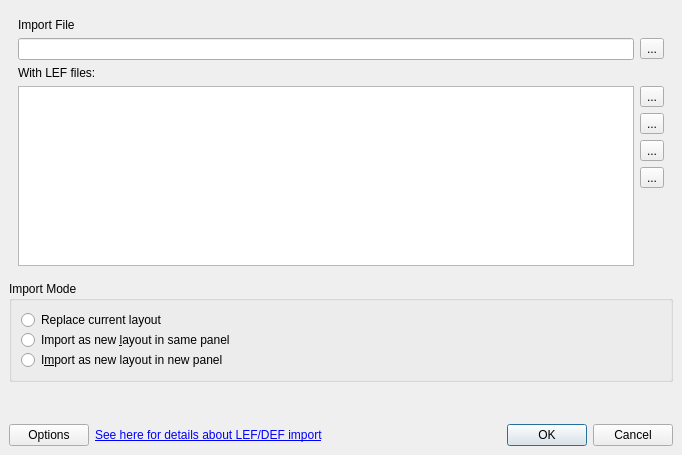
<?xml version="1.0" encoding="UTF-8"?>
<ui version="4.0">
 <class>LEFDEFImportOptionsDialog</class>
 <widget class="QDialog" name="LEFDEFImportOptionsDialog">
  <property name="geometry">
   <rect>
    <x>0</x>
    <y>0</y>
    <width>682</width>
    <height>455</height>
   </rect>
  </property>
  <property name="windowTitle">
   <string>LEF Import Options</string>
  </property>
  <layout class="QGridLayout">
   <property name="leftMargin">
    <number>9</number>
   </property>
   <property name="topMargin">
    <number>9</number>
   </property>
   <property name="rightMargin">
    <number>9</number>
   </property>
   <property name="bottomMargin">
    <number>9</number>
   </property>
   <property name="spacing">
    <number>6</number>
   </property>
   <item row="4" column="0">
    <widget class="QPushButton" name="reader_options_pb">
     <property name="text">
      <string>Options</string>
     </property>
    </widget>
   </item>
   <item row="4" column="2">
    <widget class="QDialogButtonBox" name="buttonBox">
     <property name="orientation">
      <enum>Qt::Horizontal</enum>
     </property>
     <property name="standardButtons">
      <set>QDialogButtonBox::Cancel|QDialogButtonBox::Ok</set>
     </property>
    </widget>
   </item>
   <item row="2" column="0" colspan="2">
    <spacer>
     <property name="orientation">
      <enum>Qt::Vertical</enum>
     </property>
     <property name="sizeHint" stdset="0">
      <size>
       <width>100</width>
       <height>71</height>
      </size>
     </property>
    </spacer>
   </item>
   <item row="4" column="1">
    <widget class="QLabel" name="help_label">
     <property name="sizePolicy">
      <sizepolicy hsizetype="Preferred" vsizetype="Preferred">
       <horstretch>1</horstretch>
       <verstretch>0</verstretch>
      </sizepolicy>
     </property>
     <property name="text">
      <string>&lt;html&gt;&lt;body&gt;&lt;a href=&quot;int:/about/lef_def_import.xml&quot;&gt;See here for details about LEF/DEF import&lt;/a&gt;&lt;/body&gt;&lt;/html&gt;</string>
     </property>
    </widget>
   </item>
   <item row="1" column="0" colspan="3">
    <widget class="QGroupBox" name="groupBox">
     <property name="title">
      <string>Import Mode</string>
     </property>
     <property name="flat">
      <bool>true</bool>
     </property>
     <layout class="QVBoxLayout">
      <property name="spacing">
       <number>0</number>
      </property>
      <property name="leftMargin">
       <number>9</number>
      </property>
      <property name="topMargin">
       <number>9</number>
      </property>
      <property name="rightMargin">
       <number>9</number>
      </property>
      <property name="bottomMargin">
       <number>9</number>
      </property>
      <item>
       <widget class="QRadioButton" name="replace_rb">
        <property name="text">
         <string>Replace current layout</string>
        </property>
       </widget>
      </item>
      <item>
       <widget class="QRadioButton" name="import_same_panel_rb">
        <property name="text">
         <string>Import as new &amp;layout in same panel</string>
        </property>
       </widget>
      </item>
      <item>
       <widget class="QRadioButton" name="import_new_panel_rb">
        <property name="text">
         <string>I&amp;mport as new layout in new panel</string>
        </property>
       </widget>
      </item>
     </layout>
    </widget>
   </item>
   <item row="0" column="0" colspan="3">
    <widget class="QFrame" name="frame">
     <property name="frameShape">
      <enum>QFrame::NoFrame</enum>
     </property>
     <property name="frameShadow">
      <enum>QFrame::Raised</enum>
     </property>
     <layout class="QGridLayout">
      <property name="leftMargin">
       <number>9</number>
      </property>
      <property name="topMargin">
       <number>9</number>
      </property>
      <property name="rightMargin">
       <number>9</number>
      </property>
      <property name="bottomMargin">
       <number>9</number>
      </property>
      <property name="spacing">
       <number>6</number>
      </property>
      <item row="0" column="0" colspan="2">
       <widget class="QLabel" name="label_6">
        <property name="text">
         <string>Import File</string>
        </property>
       </widget>
      </item>
      <item row="2" column="0" rowspan="2" colspan="2">
       <widget class="QFrame" name="lef_files_frame">
        <property name="minimumSize">
         <size>
          <width>16</width>
          <height>200</height>
         </size>
        </property>
        <property name="frameShape">
         <enum>QFrame::NoFrame</enum>
        </property>
        <property name="frameShadow">
         <enum>QFrame::Raised</enum>
        </property>
        <layout class="QGridLayout">
         <property name="leftMargin">
          <number>0</number>
         </property>
         <property name="topMargin">
          <number>0</number>
         </property>
         <property name="rightMargin">
          <number>0</number>
         </property>
         <property name="bottomMargin">
          <number>0</number>
         </property>
         <property name="spacing">
          <number>6</number>
         </property>
         <item row="2" column="1">
          <widget class="QToolButton" name="del_lef_files">
           <property name="toolTip">
            <string>Delete selected files</string>
           </property>
           <property name="text">
            <string>...</string>
           </property>
           <property name="icon">
            <iconset resource="../lay/layResources.qrc">
             <normaloff>:/clear.png</normaloff>:/clear.png</iconset>
           </property>
          </widget>
         </item>
         <item row="1" column="1">
          <widget class="QToolButton" name="add_lef_file">
           <property name="toolTip">
            <string>Add LEF file</string>
           </property>
           <property name="text">
            <string>...</string>
           </property>
           <property name="icon">
            <iconset resource="../lay/layResources.qrc">
             <normaloff>:/add.png</normaloff>:/add.png</iconset>
           </property>
          </widget>
         </item>
         <item row="3" column="1">
          <widget class="QToolButton" name="move_lef_files_up">
           <property name="toolTip">
            <string>Move selected files up</string>
           </property>
           <property name="text">
            <string>...</string>
           </property>
           <property name="icon">
            <iconset resource="../lay/layResources.qrc">
             <normaloff>:/up.png</normaloff>:/up.png</iconset>
           </property>
          </widget>
         </item>
         <item row="4" column="1">
          <widget class="QToolButton" name="move_lef_files_down">
           <property name="toolTip">
            <string>Move selected files down</string>
           </property>
           <property name="text">
            <string>...</string>
           </property>
           <property name="icon">
            <iconset resource="../lay/layResources.qrc">
             <normaloff>:/down.png</normaloff>:/down.png</iconset>
           </property>
          </widget>
         </item>
         <item row="0" column="0" colspan="2">
          <widget class="QLabel" name="label_3">
           <property name="text">
            <string>With LEF files:</string>
           </property>
          </widget>
         </item>
         <item row="5" column="1">
          <spacer>
           <property name="orientation">
            <enum>Qt::Vertical</enum>
           </property>
           <property name="sizeHint" stdset="0">
            <size>
             <width>20</width>
             <height>40</height>
            </size>
           </property>
          </spacer>
         </item>
         <item row="1" column="0" rowspan="5">
          <widget class="QListWidget" name="lef_files">
           <property name="sizePolicy">
            <sizepolicy hsizetype="Expanding" vsizetype="Ignored">
             <horstretch>0</horstretch>
             <verstretch>1</verstretch>
            </sizepolicy>
           </property>
           <property name="selectionMode">
            <enum>QAbstractItemView::ExtendedSelection</enum>
           </property>
          </widget>
         </item>
        </layout>
       </widget>
      </item>
      <item row="1" column="0">
       <widget class="QLineEdit" name="file_le"/>
      </item>
      <item row="1" column="1">
       <widget class="QToolButton" name="browse_pb">
        <property name="text">
         <string>...</string>
        </property>
       </widget>
      </item>
     </layout>
    </widget>
   </item>
  </layout>
 </widget>
 <tabstops>
  <tabstop>file_le</tabstop>
  <tabstop>browse_pb</tabstop>
  <tabstop>replace_rb</tabstop>
  <tabstop>import_same_panel_rb</tabstop>
  <tabstop>import_new_panel_rb</tabstop>
  <tabstop>reader_options_pb</tabstop>
  <tabstop>buttonBox</tabstop>
 </tabstops>
 <resources>
  <include location="../lay/layResources.qrc"/>
 </resources>
 <connections>
  <connection>
   <sender>buttonBox</sender>
   <signal>accepted()</signal>
   <receiver>LEFDEFImportOptionsDialog</receiver>
   <slot>accept()</slot>
   <hints>
    <hint type="sourcelabel">
     <x>387</x>
     <y>316</y>
    </hint>
    <hint type="destinationlabel">
     <x>157</x>
     <y>274</y>
    </hint>
   </hints>
  </connection>
  <connection>
   <sender>buttonBox</sender>
   <signal>rejected()</signal>
   <receiver>LEFDEFImportOptionsDialog</receiver>
   <slot>reject()</slot>
   <hints>
    <hint type="sourcelabel">
     <x>455</x>
     <y>322</y>
    </hint>
    <hint type="destinationlabel">
     <x>286</x>
     <y>274</y>
    </hint>
   </hints>
  </connection>
 </connections>
</ui>
